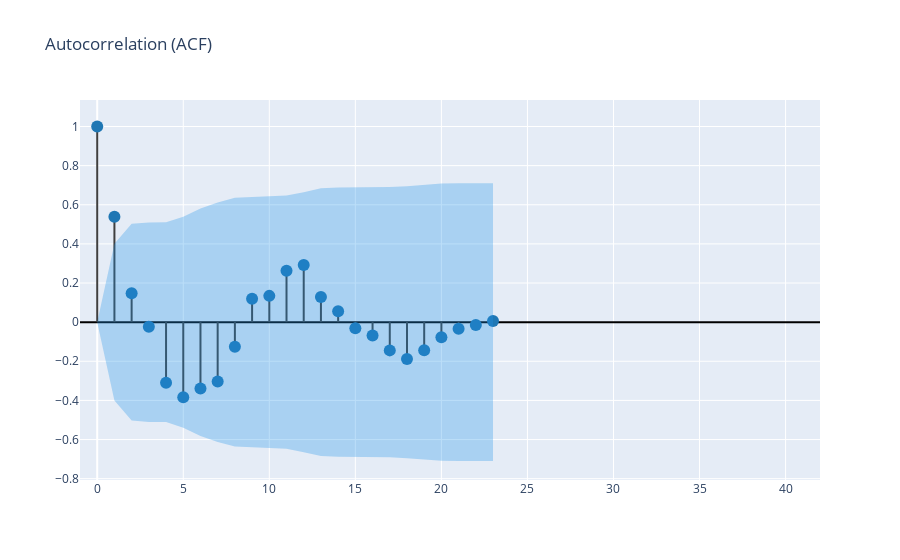
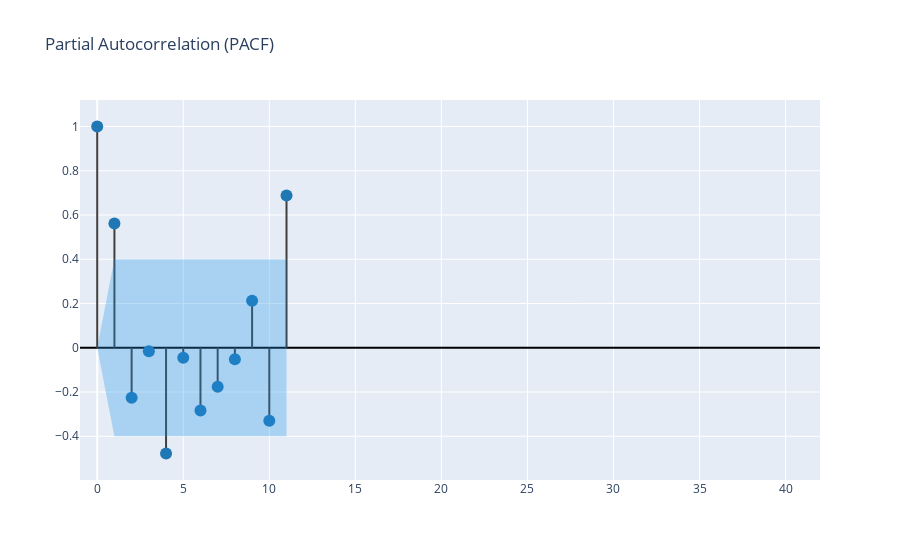

Notebook cell for these charts, in order:
### Code cell
create_corr_plot(df_train['Cost_pt'])
create_corr_plot(df_train['Cost_pt'], plot_pacf=True)

### Figure 1 — Plotly figure (JSON) as saved in the notebook; plotly's stock layout.template omitted (floating-point values rounded to 4 significant figures)
{"data": [{"line": {"color": "#3f3f3f"}, "mode": "lines", "showlegend": false, "type": "scatter", "x": [0, 0], "y": [0, 1]}, {"line": {"color": "#3f3f3f"}, "mode": "lines", "showlegend": false, "type": "scatter", "x": [1, 1], "y": [0, 0.5386]}, {"line": {"color": "#3f3f3f"}, "mode": "lines", "showlegend": false, "type": "scatter", "x": [2, 2], "y": [0, 0.148]}, {"line": {"color": "#3f3f3f"}, "mode": "lines", "showlegend": false, "type": "scatter", "x": [3, 3], "y": [0, -0.02294]}, {"line": {"color": "#3f3f3f"}, "mode": "lines", "showlegend": false, "type": "scatter", "x": [4, 4], "y": [0, -0.3098]}, {"line": {"color": "#3f3f3f"}, "mode": "lines", "showlegend": false, "type": "scatter", "x": [5, 5], "y": [0, -0.3834]}, {"line": {"color": "#3f3f3f"}, "mode": "lines", "showlegend": false, "type": "scatter", "x": [6, 6], "y": [0, -0.3387]}, {"line": {"color": "#3f3f3f"}, "mode": "lines", "showlegend": false, "type": "scatter", "x": [7, 7], "y": [0, -0.3029]}, {"line": {"color": "#3f3f3f"}, "mode": "lines", "showlegend": false, "type": "scatter", "x": [8, 8], "y": [0, -0.1252]}, {"line": {"color": "#3f3f3f"}, "mode": "lines", "showlegend": false, "type": "scatter", "x": [9, 9], "y": [0, 0.1192]}, {"line": {"color": "#3f3f3f"}, "mode": "lines", "showlegend": false, "type": "scatter", "x": [10, 10], "y": [0, 0.1343]}, {"line": {"color": "#3f3f3f"}, "mode": "lines", "showlegend": false, "type": "scatter", "x": [11, 11], "y": [0, 0.2627]}, {"line": {"color": "#3f3f3f"}, "mode": "lines", "showlegend": false, "type": "scatter", "x": [12, 12], "y": [0, 0.2915]}, {"line": {"color": "#3f3f3f"}, "mode": "lines", "showlegend": false, "type": "scatter", "x": [13, 13], "y": [0, 0.128]}, {"line": {"color": "#3f3f3f"}, "mode": "lines", "showlegend": false, "type": "scatter", "x": [14, 14], "y": [0, 0.05524]}, {"line": {"color": "#3f3f3f"}, "mode": "lines", "showlegend": false, "type": "scatter", "x": [15, 15], "y": [0, -0.03099]}, {"line": {"color": "#3f3f3f"}, "mode": "lines", "showlegend": false, "type": "scatter", "x": [16, 16], "y": [0, -0.0683]}, {"line": {"color": "#3f3f3f"}, "mode": "lines", "showlegend": false, "type": "scatter", "x": [17, 17], "y": [0, -0.1443]}, {"line": {"color": "#3f3f3f"}, "mode": "lines", "showlegend": false, "type": "scatter", "x": [18, 18], "y": [0, -0.1889]}, {"line": {"color": "#3f3f3f"}, "mode": "lines", "showlegend": false, "type": "scatter", "x": [19, 19], "y": [0, -0.1433]}, {"line": {"color": "#3f3f3f"}, "mode": "lines", "showlegend": false, "type": "scatter", "x": [20, 20], "y": [0, -0.07677]}, {"line": {"color": "#3f3f3f"}, "mode": "lines", "showlegend": false, "type": "scatter", "x": [21, 21], "y": [0, -0.03415]}, {"line": {"color": "#3f3f3f"}, "mode": "lines", "showlegend": false, "type": "scatter", "x": [22, 22], "y": [0, -0.0143]}, {"line": {"color": "#3f3f3f"}, "mode": "lines", "showlegend": false, "type": "scatter", "x": [23, 23], "y": [0, 0.006437]}, {"marker": {"color": "#1f77b4", "size": 12}, "mode": "markers", "showlegend": false, "type": "scatter", "x": [0, 1, 2, 3, 4, 5, 6, 7, 8, 9, 10, 11, 12, 13, 14, 15, 16, 17, 18, 19, 20, 21, 22, 23], "y": [1, 0.5386, 0.148, -0.02294, -0.3098, -0.3834, -0.3387, -0.3029, -0.1252, 0.1192, 0.1343, 0.2627, 0.2915, 0.128, 0.05524, -0.03099, -0.0683, -0.1443, -0.1889, -0.1433, -0.07677, -0.03415, -0.0143, 0.006437]}, {"line": {"color": "rgba(255,255,255,0)"}, "mode": "lines", "showlegend": false, "type": "scatter", "x": [0, 1, 2, 3, 4, 5, 6, 7, 8, 9, 10, 11, 12, 13, 14, 15, 16, 17, 18, 19, 20, 21, 22, 23], "y": [0, 0.4001, 0.5029, 0.5098, 0.51, 0.5393, 0.5813, 0.6121, 0.6356, 0.6395, 0.6431, 0.6476, 0.6644, 0.6846, 0.6884, 0.6891, 0.6893, 0.6904, 0.6952, 0.7034, 0.7081, 0.7094, 0.7096, 0.7097]}, {"fill": "tonexty", "fillcolor": "rgba(32, 146, 230,0.3)", "line": {"color": "rgba(255,255,255,0)"}, "mode": "lines", "showlegend": false, "type": "scatter", "x": [0, 1, 2, 3, 4, 5, 6, 7, 8, 9, 10, 11, 12, 13, 14, 15, 16, 17, 18, 19, 20, 21, 22, 23], "y": [0, -0.4001, -0.5029, -0.5098, -0.51, -0.5393, -0.5813, -0.6121, -0.6356, -0.6395, -0.6431, -0.6476, -0.6644, -0.6846, -0.6884, -0.6891, -0.6893, -0.6904, -0.6952, -0.7034, -0.7081, -0.7094, -0.7096, -0.7097]}], "layout": {"title": {"text": "Autocorrelation (ACF)"}, "xaxis": {"range": [-1, 42]}, "yaxis": {"zerolinecolor": "#000000"}}}

### Figure 2 — Plotly figure (JSON) as saved in the notebook; plotly's stock layout.template omitted (floating-point values rounded to 4 significant figures)
{"data": [{"line": {"color": "#3f3f3f"}, "mode": "lines", "showlegend": false, "type": "scatter", "x": [0, 0], "y": [0, 1]}, {"line": {"color": "#3f3f3f"}, "mode": "lines", "showlegend": false, "type": "scatter", "x": [1, 1], "y": [0, 0.562]}, {"line": {"color": "#3f3f3f"}, "mode": "lines", "showlegend": false, "type": "scatter", "x": [2, 2], "y": [0, -0.2258]}, {"line": {"color": "#3f3f3f"}, "mode": "lines", "showlegend": false, "type": "scatter", "x": [3, 3], "y": [0, -0.01619]}, {"line": {"color": "#3f3f3f"}, "mode": "lines", "showlegend": false, "type": "scatter", "x": [4, 4], "y": [0, -0.4778]}, {"line": {"color": "#3f3f3f"}, "mode": "lines", "showlegend": false, "type": "scatter", "x": [5, 5], "y": [0, -0.0447]}, {"line": {"color": "#3f3f3f"}, "mode": "lines", "showlegend": false, "type": "scatter", "x": [6, 6], "y": [0, -0.283]}, {"line": {"color": "#3f3f3f"}, "mode": "lines", "showlegend": false, "type": "scatter", "x": [7, 7], "y": [0, -0.1765]}, {"line": {"color": "#3f3f3f"}, "mode": "lines", "showlegend": false, "type": "scatter", "x": [8, 8], "y": [0, -0.0515]}, {"line": {"color": "#3f3f3f"}, "mode": "lines", "showlegend": false, "type": "scatter", "x": [9, 9], "y": [0, 0.2129]}, {"line": {"color": "#3f3f3f"}, "mode": "lines", "showlegend": false, "type": "scatter", "x": [10, 10], "y": [0, -0.3301]}, {"line": {"color": "#3f3f3f"}, "mode": "lines", "showlegend": false, "type": "scatter", "x": [11, 11], "y": [0, 0.6881]}, {"marker": {"color": "#1f77b4", "size": 12}, "mode": "markers", "showlegend": false, "type": "scatter", "x": [0, 1, 2, 3, 4, 5, 6, 7, 8, 9, 10, 11], "y": [1, 0.562, -0.2258, -0.01619, -0.4778, -0.0447, -0.283, -0.1765, -0.0515, 0.2129, -0.3301, 0.6881]}, {"line": {"color": "rgba(255,255,255,0)"}, "mode": "lines", "showlegend": false, "type": "scatter", "x": [0, 1, 2, 3, 4, 5, 6, 7, 8, 9, 10, 11], "y": [0, 0.4001, 0.4001, 0.4001, 0.4001, 0.4001, 0.4001, 0.4001, 0.4001, 0.4001, 0.4001, 0.4001]}, {"fill": "tonexty", "fillcolor": "rgba(32, 146, 230,0.3)", "line": {"color": "rgba(255,255,255,0)"}, "mode": "lines", "showlegend": false, "type": "scatter", "x": [0, 1, 2, 3, 4, 5, 6, 7, 8, 9, 10, 11], "y": [0, -0.4001, -0.4001, -0.4001, -0.4001, -0.4001, -0.4001, -0.4001, -0.4001, -0.4001, -0.4001, -0.4001]}], "layout": {"title": {"text": "Partial Autocorrelation (PACF)"}, "xaxis": {"range": [-1, 42]}, "yaxis": {"zerolinecolor": "#000000"}}}
